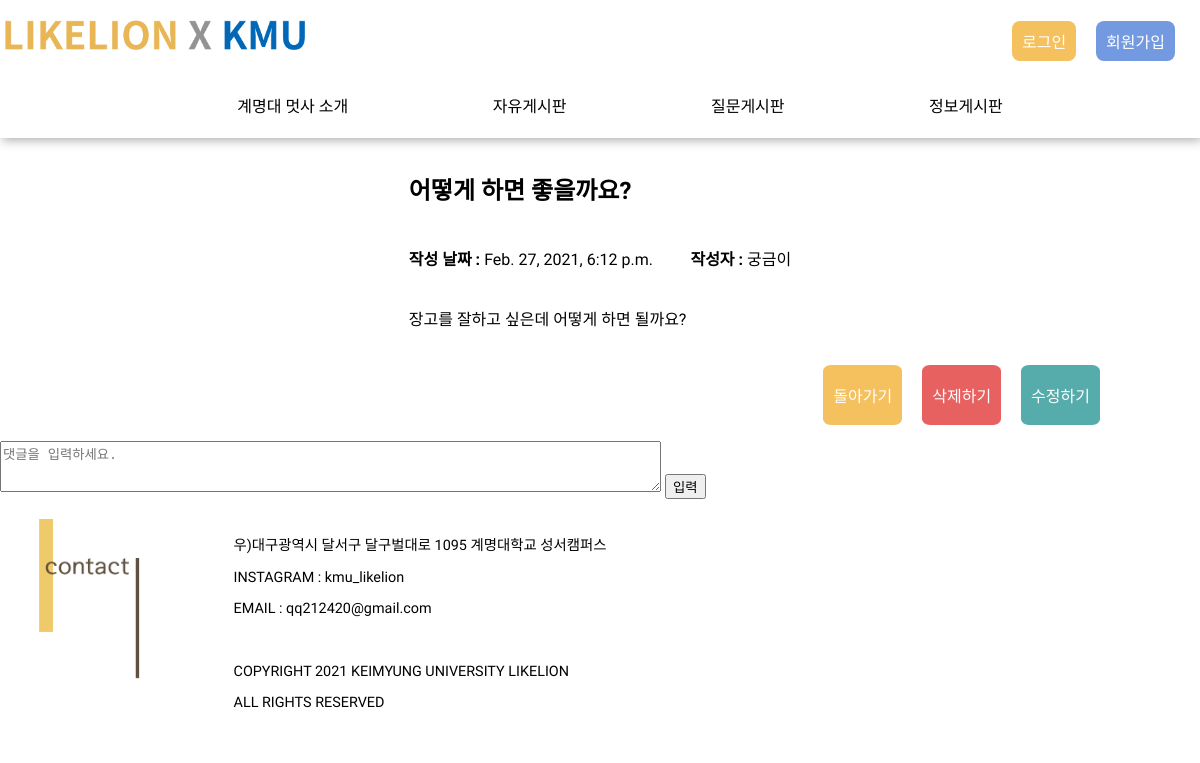
Before: /qna/1 with the older database file.
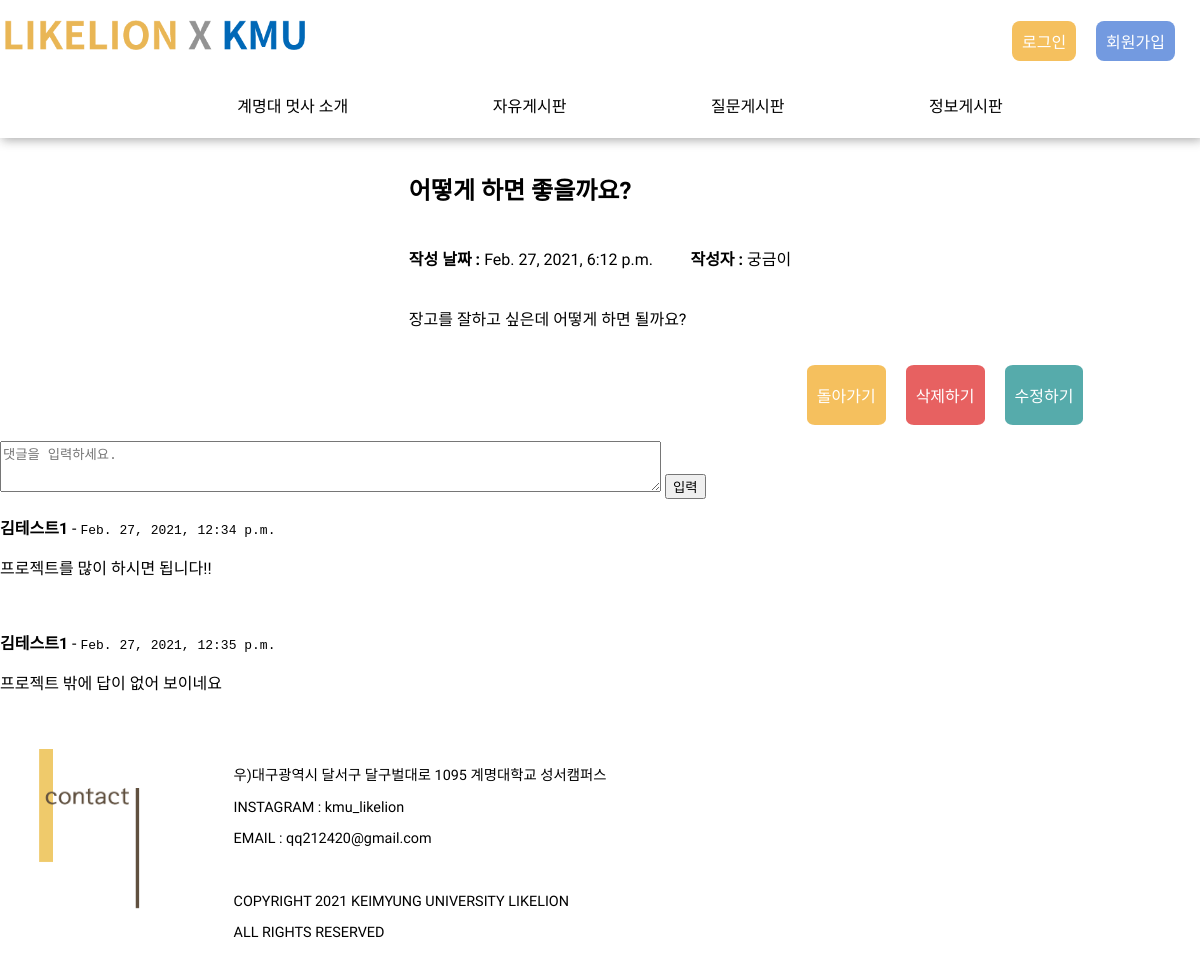
After: the same page with the newer database file.
### crud/models.py (models this page shows, shortened)
class QnaComment(models.Model):
    qna_id = models.ForeignKey(Qna, related_name="qna", on_delete=models.CASCADE, db_column="qna_id")
    name = models.CharField(max_length=50)
    pub_date = models.DateTimeField('date published')
    body = models.TextField(null=False, blank=False)

### crud/views.py (the view)
# urls.py: path('qna/<int:qna_id>', views.qnaDetail, name="qnaDetail"),
def qnaDetail(request, qna_id):
    qna_detail = get_object_or_404(Qna, pk=qna_id)
    try:
        comments = QnaComment.objects.filter(qna_id=qna_id)
        try:
            comments = comments.objects.all()
        except AttributeError: # 댓글이 하나 밖에 없을때 예외 처리
            pass
    except QnaComment.DoesNotExist: # 댓글이 존재하지 않을때 예외 처리
        comments = None
    content = {
        'qna' : qna_detail,
        'comments' : comments,
    }
    return render(request, 'qnaDetail.html' , content)

### crud/templates/qnaDetail.html (shortened to what this page needs)
{% extends 'base.html' %}
{% load static %}
{% block content %}
<head>
    <link rel="stylesheet" href="{% static 'css/qnaDetail.css'%}">
</head>
<body>
    <div class="container">
        <div class="postBody">
            <table>
                <thead>
                    <td colspan="2">
                        <h2>{{ qna.title }}</h2>
                    </td>
                </thead>
                <tbody>
                    <td>
                        <p><b>작성 날짜 : </b>{{ qna.pub_date }}</p>
                    </td>
                    <td>
                        <p><b>작성자 :</b> {{ qna.name }}</p>
                    </td>
                </tbody>
                <tfoot>
                    <tr colspan="2">
                        <td><p>{{ qna.body }}</p></td>
                    </tr>
                </tfoot>
            </table>
        </div>
        <div class="btnList">
            <ul >
                <li>
                    <div class="freeBack">
                        <p><a href="{% url 'qnaList' %}">돌아가기</a></p>
                    </div>
                </li>
                <li>
                    <div class="freeDelete">
                        <p><a href = "{% url 'qnaDelete' qna.id %}">삭제하기</a></p>
                    </div>
                </li>
                <li>
                    <div class="freeEdit">
                        <p><a href = "{% url 'qnaEdit' qna.id %}">수정하기</a></p>
                    </div>
                </li>
            </ul>
        </div>
    </div>
    <div class="container">
        <form method="POST" action="{% url 'qnaComment' %}">
            <textarea name="body" placeholder="댓글을 입력하세요." rows="3" cols="80"></textarea>
            <input type="submit" value="입력">
        </form>
        {% for comment in comments %}
            <p><b>{{ comment.name }}</b> - <tt>{{ comment.pub_date }}</tt></p>
            <p>{{ comment.body }}</p><br>
        {% endfor %}
    </div>
</body>
{% endblock %}

Changed rows visible on the page:
added QnaComment: name "김테스트1", pub_date "Feb. 27, 2021, 12:34 p.m.", body "프로젝트를 많이 하시면 됩니다!!"
added QnaComment: name "김테스트1", pub_date "Feb. 27, 2021, 12:35 p.m.", body "프로젝트 밖에 답이 없어 보이네요"
